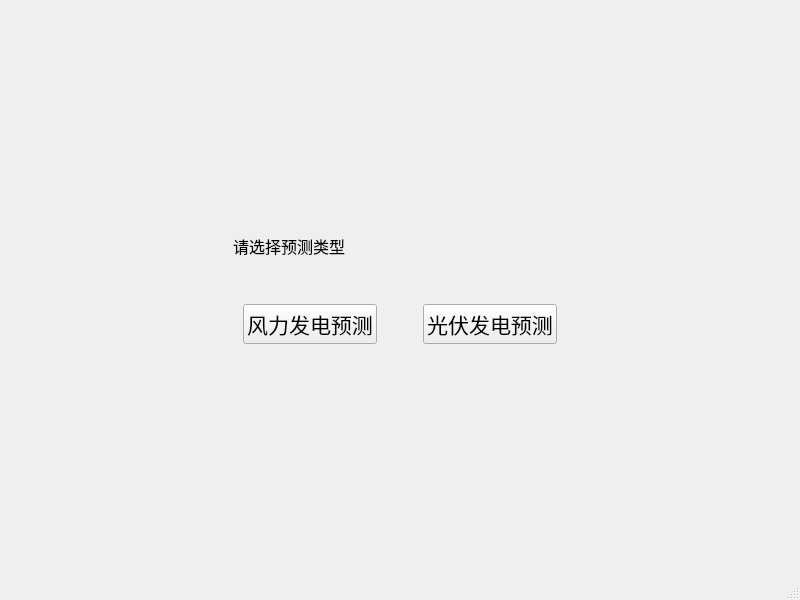
<?xml version="1.0" encoding="UTF-8"?>
<ui version="4.0">
 <class>Window_begin</class>
 <widget class="QMainWindow" name="Window_begin">
  <property name="geometry">
   <rect>
    <x>0</x>
    <y>0</y>
    <width>800</width>
    <height>600</height>
   </rect>
  </property>
  <property name="windowTitle">
   <string>新能源预测软件</string>
  </property>
  <widget class="QWidget" name="centralwidget">
   <layout class="QVBoxLayout" name="verticalLayout_3">
    <item>
     <layout class="QHBoxLayout" name="horizontalLayout_3">
      <item>
       <spacer name="horizontalSpacer_7">
        <property name="orientation">
         <enum>Qt::Horizontal</enum>
        </property>
        <property name="sizeHint" stdset="0">
         <size>
          <width>40</width>
          <height>20</height>
         </size>
        </property>
       </spacer>
      </item>
      <item>
       <layout class="QVBoxLayout" name="verticalLayout">
        <item>
         <spacer name="verticalSpacer">
          <property name="orientation">
           <enum>Qt::Vertical</enum>
          </property>
          <property name="sizeHint" stdset="0">
           <size>
            <width>20</width>
            <height>40</height>
           </size>
          </property>
         </spacer>
        </item>
        <item>
         <layout class="QHBoxLayout" name="horizontalLayout_2" stretch="0,0,0">
          <item>
           <spacer name="horizontalSpacer">
            <property name="orientation">
             <enum>Qt::Horizontal</enum>
            </property>
            <property name="sizeType">
             <enum>QSizePolicy::Fixed</enum>
            </property>
            <property name="sizeHint" stdset="0">
             <size>
              <width>30</width>
              <height>20</height>
             </size>
            </property>
           </spacer>
          </item>
          <item>
           <widget class="QLabel" name="Lable_begin_select_prompt">
            <property name="font">
             <font>
              <pointsize>12</pointsize>
             </font>
            </property>
            <property name="text">
             <string>请选择预测类型</string>
            </property>
           </widget>
          </item>
          <item>
           <spacer name="horizontalSpacer_5">
            <property name="orientation">
             <enum>Qt::Horizontal</enum>
            </property>
            <property name="sizeHint" stdset="0">
             <size>
              <width>40</width>
              <height>20</height>
             </size>
            </property>
           </spacer>
          </item>
         </layout>
        </item>
        <item>
         <spacer name="verticalSpacer_3">
          <property name="orientation">
           <enum>Qt::Vertical</enum>
          </property>
          <property name="sizeType">
           <enum>QSizePolicy::Fixed</enum>
          </property>
          <property name="sizeHint" stdset="0">
           <size>
            <width>20</width>
            <height>40</height>
           </size>
          </property>
         </spacer>
        </item>
        <item>
         <layout class="QVBoxLayout" name="verticalLayout_2">
          <item>
           <layout class="QHBoxLayout" name="horizontalLayout" stretch="0,0,0,1,0">
            <item>
             <spacer name="horizontalSpacer_2">
              <property name="orientation">
               <enum>Qt::Horizontal</enum>
              </property>
              <property name="sizeHint" stdset="0">
               <size>
                <width>40</width>
                <height>20</height>
               </size>
              </property>
             </spacer>
            </item>
            <item>
             <widget class="QPushButton" name="pushButton_FD">
              <property name="sizePolicy">
               <sizepolicy hsizetype="Fixed" vsizetype="Fixed">
                <horstretch>0</horstretch>
                <verstretch>0</verstretch>
               </sizepolicy>
              </property>
              <property name="font">
               <font>
                <pointsize>16</pointsize>
               </font>
              </property>
              <property name="text">
               <string>风力发电预测</string>
              </property>
             </widget>
            </item>
            <item>
             <spacer name="horizontalSpacer_4">
              <property name="orientation">
               <enum>Qt::Horizontal</enum>
              </property>
              <property name="sizeType">
               <enum>QSizePolicy::Fixed</enum>
              </property>
              <property name="sizeHint" stdset="0">
               <size>
                <width>40</width>
                <height>20</height>
               </size>
              </property>
             </spacer>
            </item>
            <item>
             <widget class="QPushButton" name="pushButton_GF">
              <property name="sizePolicy">
               <sizepolicy hsizetype="Fixed" vsizetype="Fixed">
                <horstretch>0</horstretch>
                <verstretch>0</verstretch>
               </sizepolicy>
              </property>
              <property name="font">
               <font>
                <pointsize>16</pointsize>
               </font>
              </property>
              <property name="text">
               <string>光伏发电预测</string>
              </property>
             </widget>
            </item>
            <item>
             <spacer name="horizontalSpacer_3">
              <property name="orientation">
               <enum>Qt::Horizontal</enum>
              </property>
              <property name="sizeHint" stdset="0">
               <size>
                <width>40</width>
                <height>20</height>
               </size>
              </property>
             </spacer>
            </item>
           </layout>
          </item>
         </layout>
        </item>
        <item>
         <spacer name="verticalSpacer_2">
          <property name="orientation">
           <enum>Qt::Vertical</enum>
          </property>
          <property name="sizeHint" stdset="0">
           <size>
            <width>20</width>
            <height>40</height>
           </size>
          </property>
         </spacer>
        </item>
       </layout>
      </item>
      <item>
       <spacer name="horizontalSpacer_6">
        <property name="orientation">
         <enum>Qt::Horizontal</enum>
        </property>
        <property name="sizeHint" stdset="0">
         <size>
          <width>40</width>
          <height>20</height>
         </size>
        </property>
       </spacer>
      </item>
     </layout>
    </item>
   </layout>
  </widget>
  <widget class="QMenuBar" name="menubar">
   <property name="geometry">
    <rect>
     <x>0</x>
     <y>0</y>
     <width>800</width>
     <height>26</height>
    </rect>
   </property>
  </widget>
  <widget class="QStatusBar" name="statusbar"/>
 </widget>
 <resources/>
 <connections/>
</ui>
